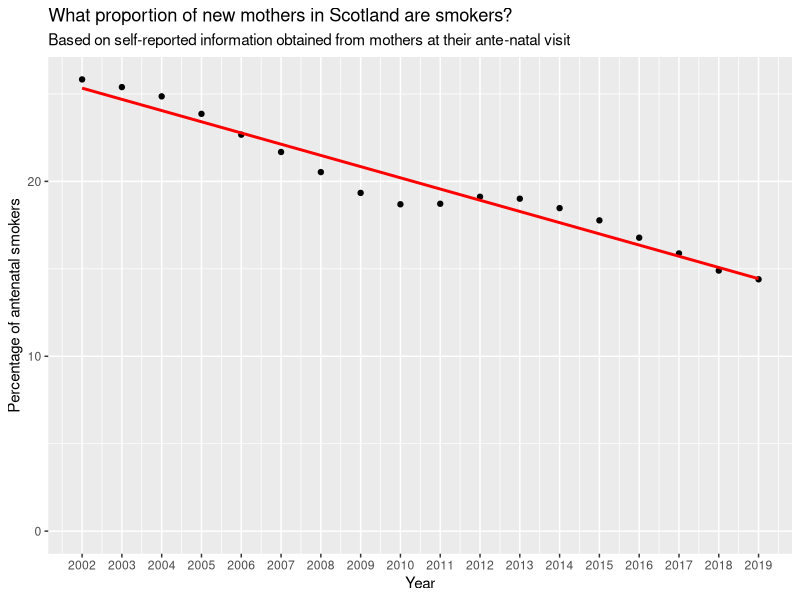
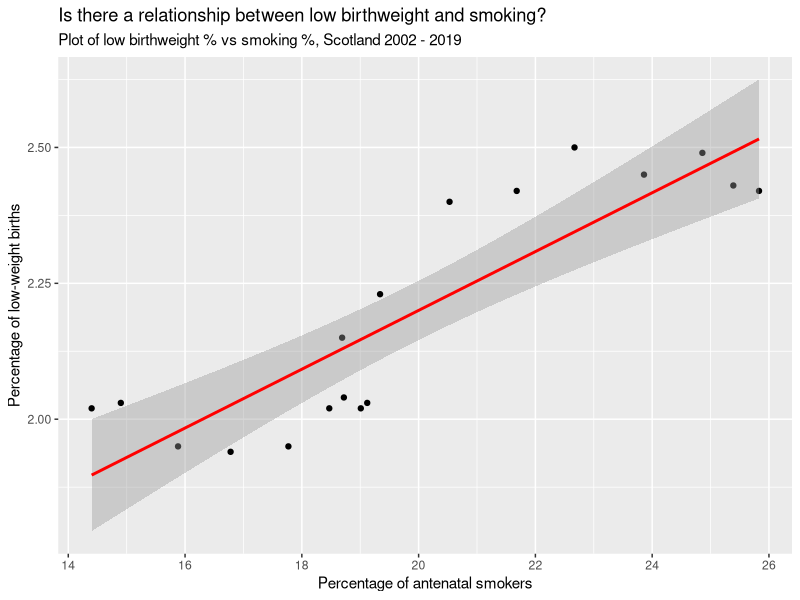
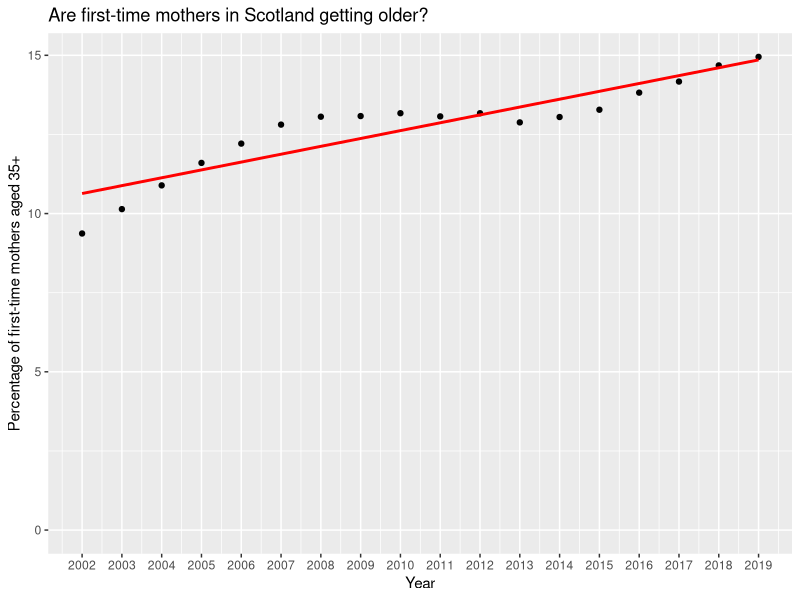
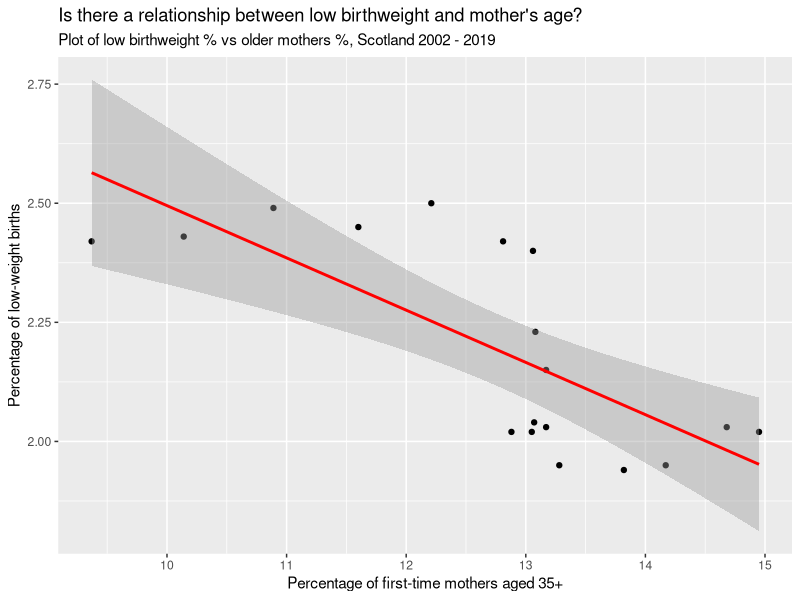
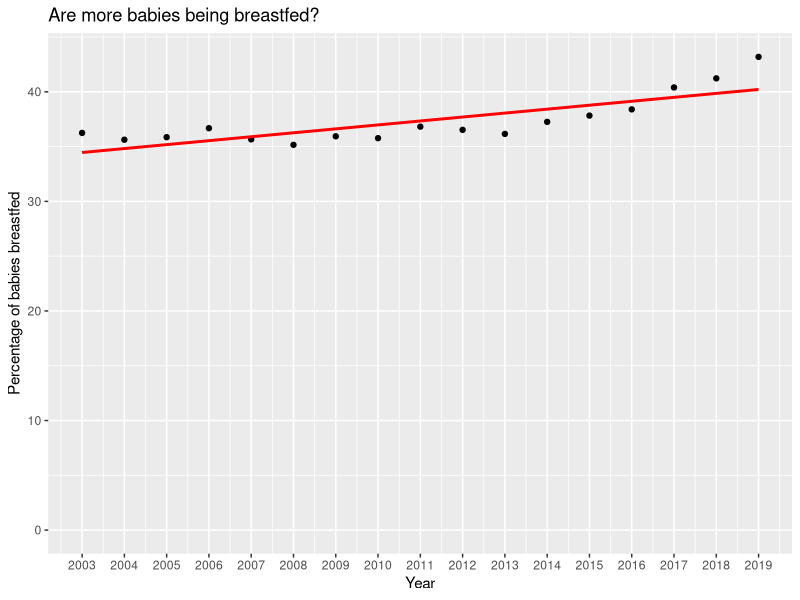
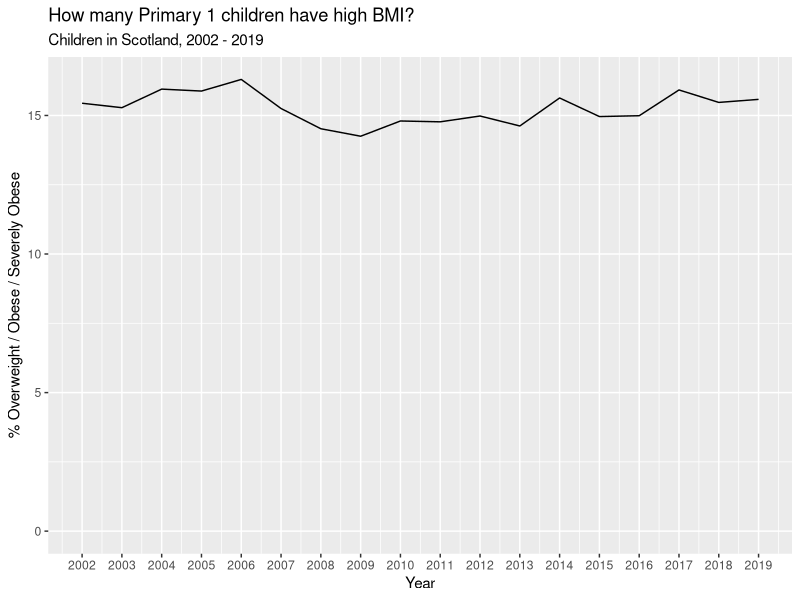
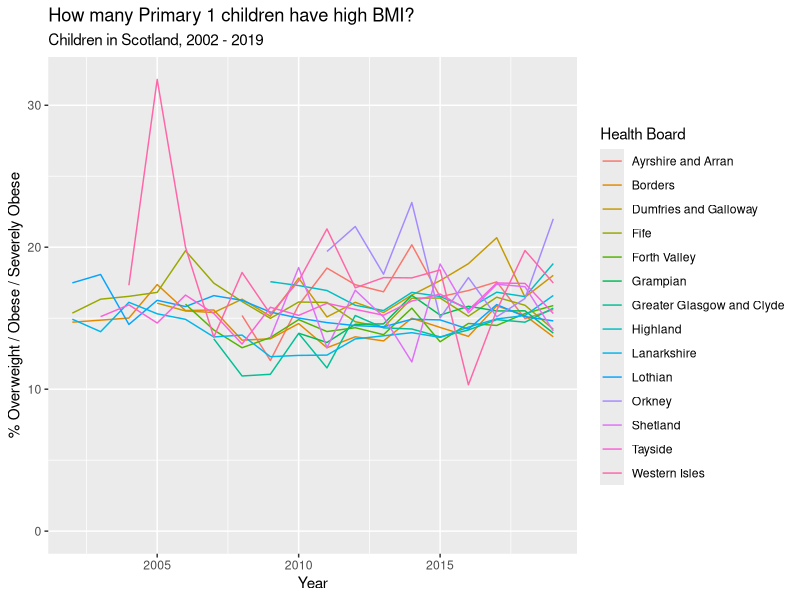
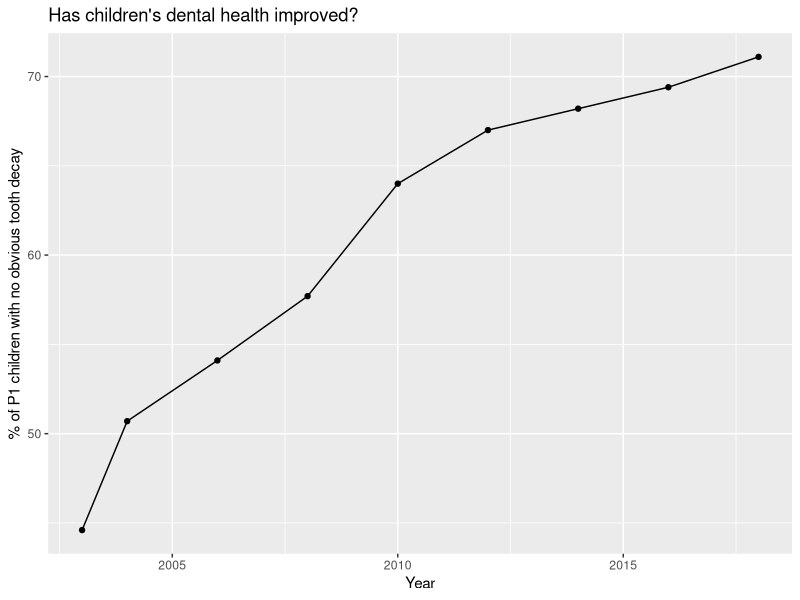

Source code (R) for these figures, in order:
## ---- chunk 1
library(tidyverse)
library(here)
## ---- chunk 2
smokers <- read_csv(here("data_clean/antenatal_smoking.csv")) %>% 
  arrange(year)
## ---- chunk 3
smokers %>% 
  ggplot() +
  aes(x = year,
      y = ratio) +
  geom_point() +
  scale_x_continuous(breaks = 2002:2019) +
  scale_y_continuous(limits = c(0, NA)) +
  geom_smooth(method=lm , color="red", se = FALSE) +
  labs(x = "Year",
       y = "Percentage of antenatal smokers",
       title = "What proportion of new mothers in Scotland are smokers?",
       subtitle = "Based on self-reported information obtained from mothers at their ante-natal visit")

## ---- chunk 4
low_birthweight <- read_csv(here("data_clean/low_birthweight.csv")) %>% 
  filter(measurement == "Ratio") %>% 
  arrange(year)
## ---- chunk 5
low_birthweight <- low_birthweight %>% 
  left_join(smokers,
            by = "year")  %>% 
  rename(smoker_ratio = ratio)
## ---- chunk 6
low_birthweight %>% 
  ggplot() +
  aes(x = smoker_ratio,
      y = value,) +
  geom_point() +
  geom_smooth(method=lm , color="red") +
  labs(x = "Percentage of antenatal smokers",
       y = "Percentage of low-weight births",
       title = "Is there a relationship between low birthweight and smoking?",
       subtitle = "Plot of low birthweight % vs smoking %, Scotland 2002 - 2019") 
## ---- chunk 7
older_mothers <- read_csv(here("data_clean/older_mothers.csv"))
## ---- chunk 8
older_mothers %>% 
  ggplot() +
  aes(x = year,
      y = ratio) +
  geom_point() +
  scale_x_continuous(breaks = 2002:2019) +
  scale_y_continuous(limits = c(0, NA)) +
  geom_smooth(method=lm , color="red", se = FALSE) +
  labs(x = "Year",
       y = "Percentage of first-time mothers aged 35+",
       title = "Are first-time mothers in Scotland getting older?")

## ---- chunk 9
low_birthweight <- low_birthweight %>% 
  left_join(older_mothers,
            by = "year") %>% 
  rename(older_ratio = ratio)
## ---- chunk 10
low_birthweight %>% 
  ggplot() +
  aes(x = older_ratio,
      y = value,) +
  geom_point() +
  geom_smooth(method=lm , color="red") +
  labs(x = "Percentage of first-time mothers aged 35+",
       y = "Percentage of low-weight births",
       title = "Is there a relationship between low birthweight and mother's age?",
       subtitle = "Plot of low birthweight % vs older mothers %, Scotland 2002 - 2019") 
## ---- chunk 11
breastfeeding <- read_csv(here("data_clean/breastfeeding.csv")) %>% 
  filter(measurement == "Ratio",
         population_group == "Breastfed",
         breastfeeding_data_collection_time == "6 To 8 Week Review") %>% 
  rename(breastfeed_ratio = value) %>% 
  arrange(year)
## ---- chunk 12
breastfeeding %>% 
  ggplot() +
  aes(x = year,
      y = breastfeed_ratio) +
  geom_point() +
  scale_x_continuous(breaks = 2002:2019) +
  scale_y_continuous(limits = c(0, NA)) +
  geom_smooth(method=lm , color="red", se = FALSE) +
  labs(x = "Year",
       y = "Percentage of babies breastfed",
       title = "Are more babies being breastfed?")
## ---- chunk 13
bmi_scotland <- read_csv(here("data_clean/bmi_clinical.csv")) %>% 
  filter(weight_category == "Clinical - Overweight, Obese & Severely Obese") %>% 
  filter(hb_name == "Scotland",
         gender == "All",
         measurement == "Ratio")  %>% 
  rename(bmi_ratio = value)

## ---- chunk 14
bmi_scotland %>% 
  ggplot() +
  aes(x = year,
      y = bmi_ratio) +
  scale_x_continuous(breaks = 2002:2019) +
  scale_y_continuous(limits = c(0, NA)) +
  geom_line() +
  labs(x = "Year",
       y = "% Overweight / Obese / Severely Obese",
       title = "How many Primary 1 children have high BMI?",
       subtitle = "Children in Scotland, 2002 - 2019")
## ---- chunk 15
bmi_healthboard <- read_csv(here("data_clean/bmi_clinical.csv")) %>% 
  filter(weight_category == "Clinical - Overweight, Obese & Severely Obese") %>% 
  filter(hb_name != "Scotland",
         gender == "All",
         measurement == "Ratio")  %>% 
  rename(bmi_ratio = value)
## ---- chunk 16
bmi_healthboard %>% 
  ggplot() +
  aes(x = year,
      y = bmi_ratio,
      group = hb_name,
      colour = hb_name) +
  scale_y_continuous(limits = c(0, NA)) +
  geom_line() +
  labs(x = "Year",
       y = "% Overweight / Obese / Severely Obese",
       title = "How many Primary 1 children have high BMI?",
       subtitle = "Children in Scotland, 2002 - 2019",
       colour = "Health Board")
## ---- chunk 17
dental_health <- read_csv(here("data_clean/dentalhealth.csv"))
## ---- chunk 18
dental_health %>% 
  ggplot() +
  aes(x = date_code,
      y = value) +
  geom_line() +
  geom_point() +
  labs(x = "Year",
       y = "% of P1 children with no obvious tooth decay",
       title = "Has children's dental health improved?")
